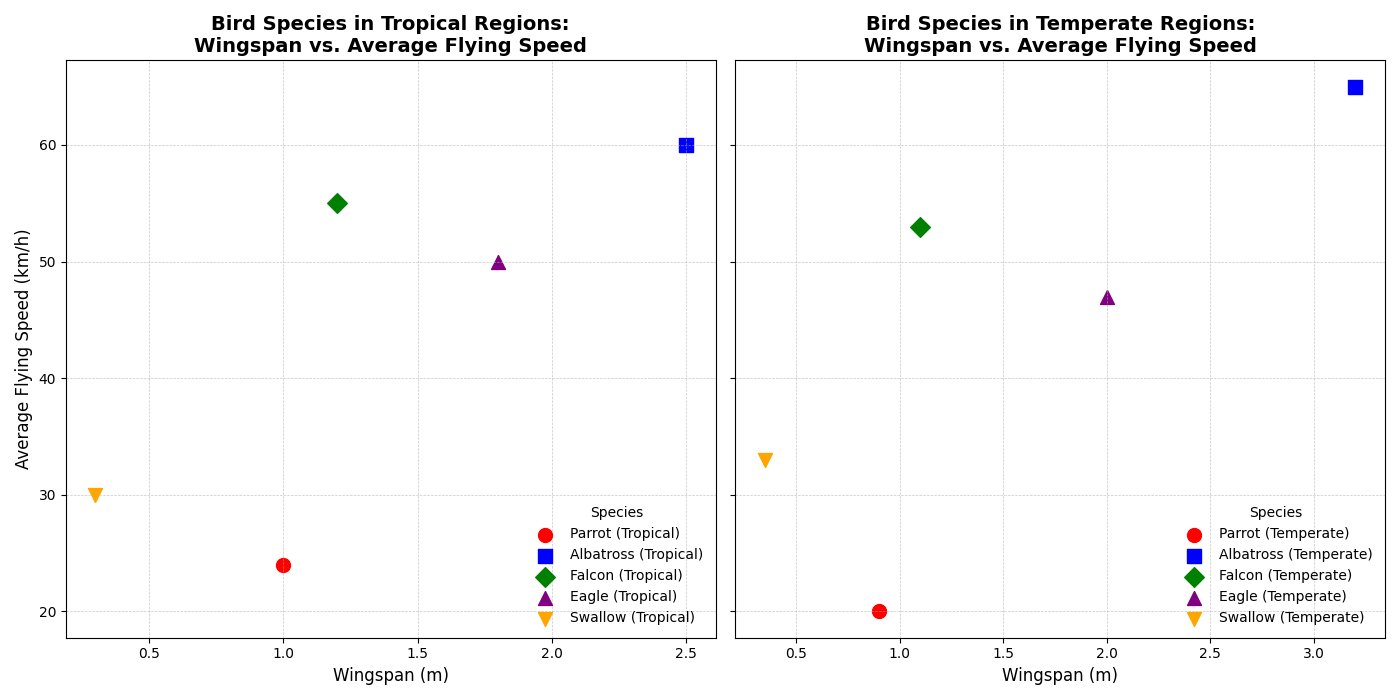

Write Python code to recreate this figure.
import matplotlib.pyplot as plt
import numpy as np

# Backstory:
# We're studying the distribution of bird species in different regions and their respective average 
# flying speeds versus wingspan. The conservationist group is particularly interested in 
# two regions: Tropical and Temperate climates.

# Define bird species data
species = ['Parrot', 'Albatross', 'Falcon', 'Eagle', 'Swallow']
regions = ['Tropical', 'Temperate']

# Bird data manually created
wing_spans_tropical = [1.0, 2.5, 1.2, 1.8, 0.3]  # in meters
wing_spans_temperate = [0.9, 3.2, 1.1, 2.0, 0.35]  # in meters
flying_speeds_tropical = [24, 60, 55, 50, 30]  # in km/h
flying_speeds_temperate = [20, 65, 53, 47, 33]  # in km/h

# Define colors and markers for species
colors = ['red', 'blue', 'green', 'purple', 'orange']
markers = ['o', 's', 'D', '^', 'v']

# Create the figure and multiple subplots
fig, axs = plt.subplots(1, 2, figsize=(14, 7), sharey=True)

# Scatter plot for Tropical region
axi = axs[0]
for i, sp in enumerate(species):
    axi.scatter(wing_spans_tropical[i], flying_speeds_tropical[i], 
                color=colors[i], label=f'{sp} (Tropical)', s=100, marker=markers[i])

axi.set_title('Bird Species in Tropical Regions:\nWingspan vs. Average Flying Speed', fontsize=14, fontweight='bold')
axi.set_xlabel('Wingspan (m)', fontsize=12)
axi.set_ylabel('Average Flying Speed (km/h)', fontsize=12)
axi.legend(title='Species', loc='lower right', fontsize=10, frameon=False)
axi.grid(True, linestyle='--', linewidth=0.5, alpha=0.7)

# Scatter plot for Temperate region
axj = axs[1]
for i, sp in enumerate(species):
    axj.scatter(wing_spans_temperate[i], flying_speeds_temperate[i], 
                color=colors[i], label=f'{sp} (Temperate)', s=100, marker=markers[i])

axj.set_title('Bird Species in Temperate Regions:\nWingspan vs. Average Flying Speed', fontsize=14, fontweight='bold')
axj.set_xlabel('Wingspan (m)', fontsize=12)
axj.legend(title='Species', loc='lower right', fontsize=10, frameon=False)
axj.grid(True, linestyle='--', linewidth=0.5, alpha=0.7)

# Adjust layout
plt.tight_layout()

# Show plots
plt.show()
